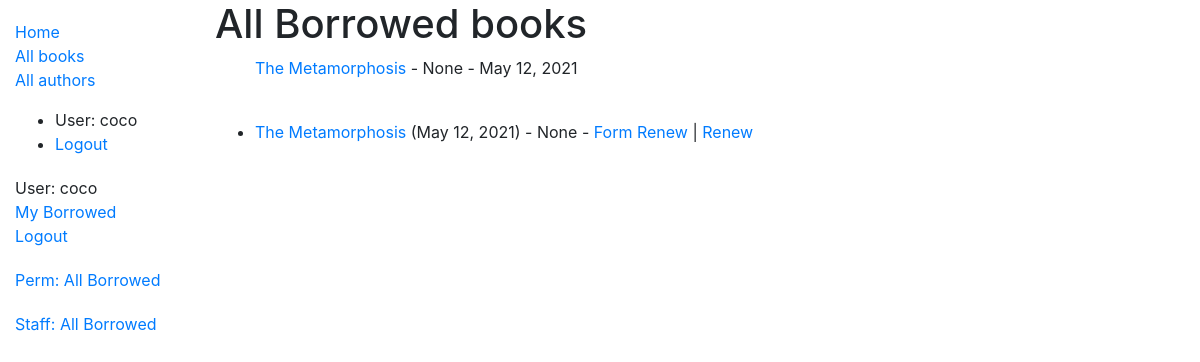
Before: /catalog/allborrowed/ (signed in) with the older database file.
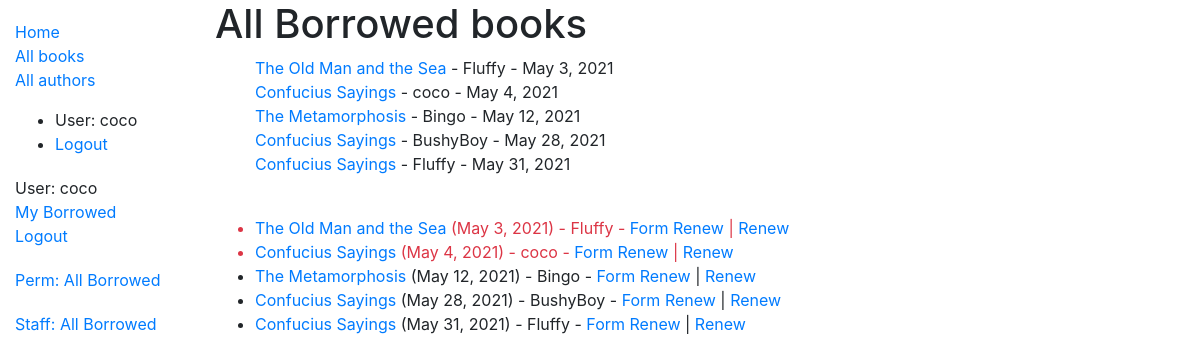
After: the same page with the newer database file.
### catalog/models.py (models this page shows, shortened)
class BookInstance(models.Model):
    id = models.UUIDField(primary_key=True, default=uuid.uuid4, help_text='Unique ID for this particular book across whole library')
    book = models.ForeignKey('Book', on_delete=models.RESTRICT, null=True)
    imprint = models.CharField(max_length=200)
    due_back = models.DateField(null=True, blank=True)
    borrower = models.ForeignKey(User, on_delete=models.SET_NULL, null=True, blank=True)
    LOAN_STATUS = (
        ('m', 'Maintenance'),
        ('o', 'On loan'),
        ('a', 'Available'),
        ('r', 'Reserved'),
    )
    status = models.CharField(
        max_length=1,
        choices=LOAN_STATUS,
        blank=True,
        default='m',
        help_text='Book availability',
    )
    @property
    def is_overdue(self):
        if self.due_back and date.today() > self.due_back:
            return True
        return False
    class Meta:
        ordering = ['due_back']
        permissions = (("can_mark_returned", "Set book as returned"),)

class Book(models.Model):
    title = models.CharField(max_length=200)
    author = models.ForeignKey('Author', on_delete=models.SET_NULL, null=True)
    summary = models.TextField(max_length=1000, help_text='Enter a brief description of the book')
    isbn = models.CharField('ISBN', max_length=13, unique=True,
                             help_text='13 Character <a href="https://www.isbn-international.org/content/what-isbn">ISBN number</a>')
    genre = models.ManyToManyField(Genre, help_text='Select a genre for this book')
    language = models.ForeignKey('Language', on_delete=models.SET_NULL, null=True)
    def display_genre(self):
        """Create a string for the Genre. This is required to display genre in Admin."""
        return ', '.join(genre.name for genre in self.genre.all()[:3])
    display_genre.short_description = 'Genre'

### catalog/views.py (the view)
# urls.py: path('allborrowed/', views.AllBorrowedBooks.as_view(), name='all-borrowed'),
class AllBorrowedBooks(PermissionRequiredMixin, generic.ListView):
    permission_required = 'catalog.can_mark_returned'
    model = BookInstance
    template_name = 'catalog/all_borrowed_books.html'
    paginate_by = 10
    def get_queryset(self):
        return BookInstance.objects.filter(status__exact='o').order_by('due_back')

### catalog/templates/catalog/all_borrowed_books.html
{% extends "base_generic.html" %}
{% block content %}
    <h1>All Borrowed books</h1>
    {% if perms.catalog.can_mark_returned %}
    <ul>
      {% for all_borrowed in bookinstance_list %}
        <a href="{% url 'book-detail' all_borrowed.book.pk %}">{{all_borrowed.book.title}}</a> - {{ all_borrowed.borrower }} - {{ all_borrowed.due_back }}
      <br>
      {% endfor %}
    </ul>
    {% else %}
      <p>There are no books borrowed.</p>
    {% endif %}
    <br>
    {% if bookinstance_list %}
    <ul>
      {% for bookinst in bookinstance_list %}
      <li class="{% if bookinst.is_overdue %}text-danger{% endif %}">
        <a href="{% url 'book-detail' bookinst.book.pk %}">
          {{bookinst.book.title}}</a> ({{ bookinst.due_back }}) {% if user.is_staff %}- {{ bookinst.borrower }}{% endif %} {% if perms.catalog.can_mark_returned %}- <a href="#">Form Renew</a>  | <a href="{% url 'renew-book-librarian' bookinst.id %}
        ">Renew</a>  {% endif %}
      </li>
      {% endfor %}
    </ul>
    {% else %}
      <p>There are no books borrowed.</p>
    {% endif %}
{% endblock %}

Changed rows visible on the page:
now on this page (row edited): BookInstance: book "The Old Man and the Sea", borrower "Fluffy", due_back "May 3, 2021"
added BookInstance: book "Confucius Sayings", borrower "coco", due_back "May 4, 2021"
changed BookInstance "The Metamorphosis": borrower "None" → "Bingo"
now on this page (row edited): BookInstance: book "Confucius Sayings", borrower "BushyBoy", due_back "May 28, 2021"
now on this page (row edited): BookInstance: book "Confucius Sayings", borrower "Fluffy", due_back "May 31, 2021"
